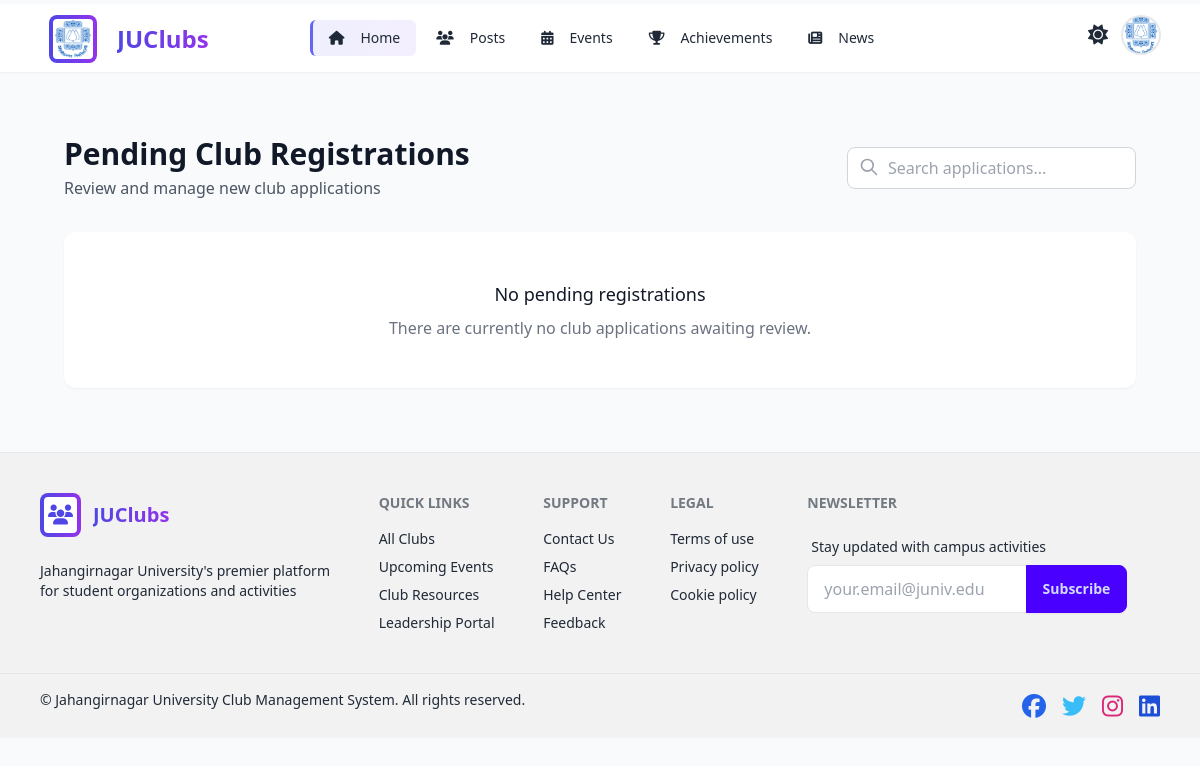
/admin-panel/pending-clubs/ (signed in), run on an earlier commit of the app's database.
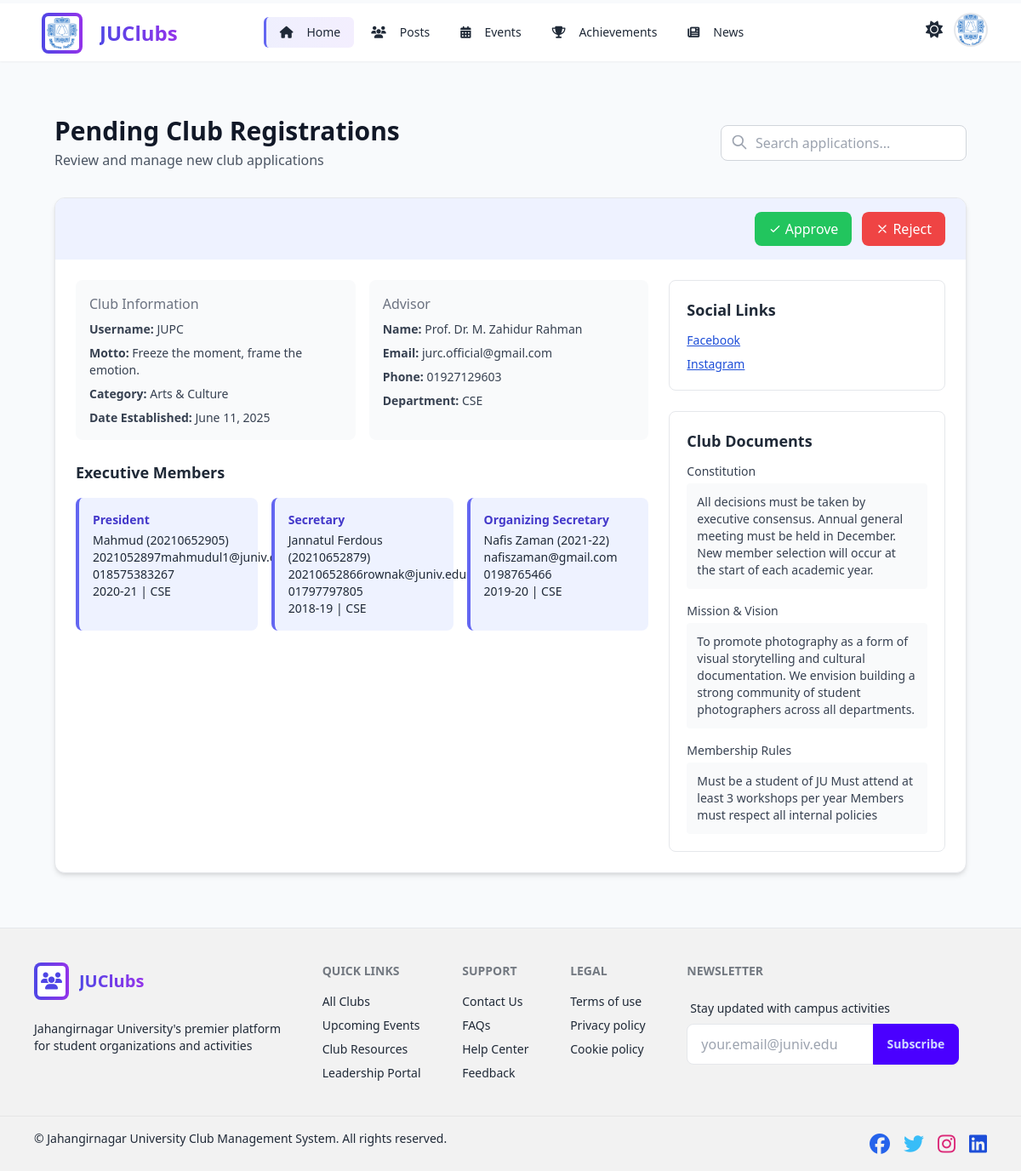
And on a later commit of the database.
### clubs/models.py (models this page shows, shortened)
class ClubRegistration(models.Model):
    club_username = models.CharField(max_length=150, unique=True)
    club_password = models.CharField(max_length=128)
    club_name = models.CharField(max_length=255)
    club_category = models.CharField(max_length=255)
    date_established = models.DateField()
    club_moto = models.CharField(max_length=255, blank=True)
    president_name = models.CharField(max_length=255)
    president_student_id = models.CharField(max_length=50)
    president_email = models.EmailField()
    president_phone = models.CharField(max_length=20)
    president_session = models.CharField(max_length=20)
    president_department = models.CharField(max_length=255)
    secretary_name = models.CharField(max_length=255)
    secretary_student_id = models.CharField(max_length=50)
    secretary_email = models.EmailField()
    secretary_phone = models.CharField(max_length=20)
    secretary_session = models.CharField(max_length=20)
    secretary_department = models.CharField(max_length=255)
    organizing_secretary_name = models.CharField(max_length=255)
    organizing_secretary_student_id = models.CharField(max_length=50)
    organizing_secretary_email = models.EmailField()
    organizing_secretary_phone = models.CharField(max_length=20)
    organizing_secretary_session = models.CharField(max_length=20)
    organizing_secretary_department = models.CharField(max_length=255)
    other_executive_members = models.TextField(blank=True)
    club_constitution = models.TextField(blank=True)
    mission_and_vision = models.TextField(blank=True)
    membership_rules = models.TextField(blank=True)
    advisor_name = models.CharField(max_length=255, blank=True)
    advisor_contact = models.CharField(max_length=255, blank=True)
    advisor_email = models.EmailField(blank=True, default='')
    advisor_department = models.CharField(max_length=255, blank=True, default='')
    facebook_link = models.URLField(blank=True)
    instagram_link = models.URLField(blank=True)
    linkedin_link = models.URLField(blank=True)
    youtube_link = models.URLField(blank=True)
    website_link = models.URLField(blank=True)
    is_approved = models.BooleanField(default=False)
    approved_club = models.OneToOneField('Club', null=True, blank=True, on_delete=models.SET_NULL)
    submitted_at = models.DateTimeField(auto_now_add=True)
    reviewed_at = models.DateTimeField(null=True, blank=True)

### admin_panel/views.py (the view)
# urls.py: path('pending-clubs/', pending_club_list_view, name='pending_list'),
@login_required(login_url='admin_panel:admin_login_view')
@user_passes_test(lambda u: u.is_superuser)
def pending_club_list_view(request):
    pending_clubs = ClubRegistration.objects.filter(is_approved=False)
    return render(request, 'admin_panel/pending_clubs.html', {'pending_clubs': pending_clubs})

### templates/admin_panel/pending_clubs.html (shortened to what this page needs)
{% extends 'base.html' %}
{% block content %}
<div class="max-w-7xl mx-auto px-4 sm:px-6 lg:px-8 py-8">
  <div class="flex justify-between items-center mb-8">
    <div>
      <h1 class="text-3xl font-bold text-gray-900">Pending Club Registrations</h1>
      <p class="mt-1 text-gray-600">Review and manage new club applications</p>
    </div>
    <div class="flex items-center space-x-2">
      <div class="relative">
        <input type="text" placeholder="Search applications..." class="pl-10 pr-4 py-2 rounded-lg border border-gray-300 focus:ring-2 focus:ring-indigo-500 focus:border-indigo-500">
        <svg class="w-5 h-5 absolute left-3 top-2.5 text-gray-400" fill="none" stroke="currentColor" viewBox="0 0 24 24">
          <path stroke-linecap="round" stroke-linejoin="round" stroke-width="2" d="M21 21l-6-6m2-5a7 7 0 11-14 0 7 7 0 0114 0z" />
        </svg>
      </div>
    </div>
  </div>
  {% if pending_clubs %}
  <div class="grid gap-6">
    {% for reg in pending_clubs %}
    <div class="bg-white rounded-xl shadow-md overflow-hidden border border-gray-200">
      <div class="bg-indigo-50 px-6 py-4 flex justify-end space-x-3">
        <a href="{% url 'admin_panel:approve_club' reg.id %}" class="px-4 py-2 bg-green-500 text-white rounded-lg hover:bg-green-600 transition flex items-center">
          <svg class="w-4 h-4 mr-1" fill="none" stroke="currentColor" viewBox="0 0 24 24">
            <path stroke-linecap="round" stroke-linejoin="round" stroke-width="2" d="M5 13l4 4L19 7" />
          </svg>
          Approve
        </a>
        <a href="#" class="px-4 py-2 bg-red-500 text-white rounded-lg hover:bg-red-600 transition flex items-center">
          <svg class="w-4 h-4 mr-1" fill="none" stroke="currentColor" viewBox="0 0 24 24">
            <path stroke-linecap="round" stroke-linejoin="round" stroke-width="2" d="M6 18L18 6M6 6l12 12" />
          </svg>
          Reject
        </a>
      </div>
      <div class="p-6 grid grid-cols-1 lg:grid-cols-3 gap-6">
        <div class="lg:col-span-2 space-y-6">
          <div class="grid grid-cols-1 md:grid-cols-2 gap-4">
            <div class="p-4 bg-gray-50 rounded-lg">
              <h4 class="font-medium text-gray-500 mb-2">Club Information</h4>
              <div class="space-y-2 text-sm text-gray-700">
                <p><strong>Username:</strong> {{ reg.club_username }}</p>
                <p><strong>Motto:</strong> {{ reg.club_moto }}</p>
                <p><strong>Category:</strong> {{ reg.club_category }}</p>
                <p><strong>Date Established:</strong> {{ reg.date_established }}</p>
              </div>
            </div>
            <div class="p-4 bg-gray-50 rounded-lg">
              <h4 class="font-medium text-gray-500 mb-2">Advisor</h4>
              <div class="space-y-2 text-sm text-gray-700">
                <p><strong>Name:</strong> {{ reg.advisor_name }}</p>
                <p><strong>Email:</strong> {{ reg.advisor_email }}</p>
                <p><strong>Phone:</strong> {{ reg.advisor_contact }}</p>
                <p><strong>Department:</strong> {{ reg.advisor_department }}</p>
              </div>
            </div>
          </div>
          <div>
            <h4 class="text-lg font-semibold text-gray-800 mb-4">Executive Members</h4>
            <div class="grid grid-cols-1 md:grid-cols-3 gap-4">
              <div class="bg-indigo-50 p-4 rounded-lg border-l-4 border-indigo-500 text-sm">
                <h5 class="font-bold text-indigo-700 mb-1">President</h5>
                <p>{{ reg.president_name }} ({{ reg.president_student_id }})</p>
                <p>{{ reg.president_email }}</p>
                <p>{{ reg.president_phone }}</p>
                <p>{{ reg.president_session }} | {{ reg.president_department }}</p>
              </div>
              <div class="bg-indigo-50 p-4 rounded-lg border-l-4 border-indigo-500 text-sm">
                <h5 class="font-bold text-indigo-700 mb-1">Secretary</h5>
                <p>{{ reg.secretary_name }} ({{ reg.secretary_student_id }})</p>
                <p>{{ reg.secretary_email }}</p>
                <p>{{ reg.secretary_phone }}</p>
                <p>{{ reg.secretary_session }} | {{ reg.secretary_department }}</p>
              </div>
              <div class="bg-indigo-50 p-4 rounded-lg border-l-4 border-indigo-500 text-sm">
                <h5 class="font-bold text-indigo-700 mb-1">Organizing Secretary</h5>
                <p>{{ reg.organizing_secretary_name }} ({{ reg.organizing_secretary_student_id }})</p>
                <p>{{ reg.organizing_secretary_email }}</p>
                <p>{{ reg.organizing_secretary_phone }}</p>
                <p>{{ reg.organizing_secretary_session }} | {{ reg.organizing_secretary_department }}</p>
              </div>
            </div>
          </div>
        </div>
        <div class="space-y-6">
          <div class="bg-white border border-gray-200 rounded-lg p-5">
            <h4 class="text-lg font-semibold text-gray-800 mb-3">Social Links</h4>
            <ul class="space-y-2 text-sm text-blue-700">
              {% if reg.facebook_link %}<li><a href="{{ reg.facebook_link }}" target="_blank" class="underline">Facebook</a></li>{% endif %}
              {% if reg.instagram_link %}<li><a href="{{ reg.instagram_link }}" target="_blank" class="underline">Instagram</a></li>{% endif %}
            </ul>
          </div>
          <div class="bg-white border border-gray-200 rounded-lg p-5">
            <h4 class="text-lg font-semibold text-gray-800 mb-3">Club Documents</h4>
            <div class="text-sm text-gray-700 space-y-4">
              <div>
                <h5 class="font-medium mb-1">Constitution</h5>
                <p class="bg-gray-50 p-3 rounded">{{ reg.club_constitution|truncatechars:200 }}</p>
              </div>
              <div>
                <h5 class="font-medium mb-1">Mission & Vision</h5>
                <p class="bg-gray-50 p-3 rounded">{{ reg.mission_and_vision|truncatechars:200 }}</p>
              </div>
              <div>
                <h5 class="font-medium mb-1">Membership Rules</h5>
                <p class="bg-gray-50 p-3 rounded">{{ reg.membership_rules|truncatechars:200 }}</p>
              </div>
            </div>
          </div>
        </div>
      </div>
    </div>
    {% endfor %}
  </div>
  {% else %}
  <div class="bg-white rounded-xl shadow-sm p-12 text-center">
    <h3 class="text-lg font-medium text-gray-900">No pending registrations</h3>
    <p class="mt-2 text-gray-500">There are currently no club applications awaiting review.</p>
  </div>
  {% endif %}
</div>
{% endblock %}

### templates/base.html (shortened to what this page needs)
{% load static %}
<!DOCTYPE html>
<html lang="en" data-theme="light">
<head>
  <link href="https://cdn.jsdelivr.net/npm/daisyui@4.4.20/dist/full.min.css" rel="stylesheet">
  <link rel="stylesheet" href="https://cdnjs.cloudflare.com/ajax/libs/font-awesome/6.5.1/css/all.min.css">
  <script src="https://cdn.tailwindcss.com"></script>
</head>
<body class="min-h-screen flex flex-col bg-slate-50 text-gray-800">
  <div class="drawer">
    <div class="drawer-content flex flex-col">
      <nav class="navbar bg-white shadow-sm px-4 lg:px-8 mt-1 animate-fade-in sticky top-0 z-40">
        <div class="navbar-start">
          <a href="{% url 'home' %}" class="btn btn-ghost text-2xl font-bold flex items-center">
            <div class="bg-gradient-to-r from-indigo-600 to-purple-600 p-1 rounded-lg mr-3">
              <img src="{% static 'images/logo-ju-small.png' %}" alt="JU Logo" class="w-10 h-10 rounded">
            </div>
            <span class="bg-clip-text text-transparent bg-gradient-to-r from-indigo-600 to-purple-600">JUClubs</span>
          </a>
        </div>
        <div class="navbar-center hidden lg:flex">
          <ul class="menu menu-horizontal px-1 gap-1">
            <li><a href="{% url 'home' %}" class="nav-link active-nav"><i class="fa-solid fa-house mr-2"></i>Home</a></li>
            <li><a href="{% url 'posts:list' %}" class="nav-link"><i class="fa-solid fa-users mr-2"></i>Posts</a></li>
            <li><a href="#" class="nav-link"><i class="fa-solid fa-calendar-days mr-2"></i>Events</a></li>
            <li><a href="#" class="nav-link"><i class="fa-solid fa-trophy mr-2"></i>Achievements</a></li>
            <li><a href="#" class="nav-link"><i class="fa-solid fa-newspaper mr-2"></i>News</a></li>
          </ul>
        </div>
        <div class="navbar-end space-x-4">
          {% if request.user.is_authenticated or logged_user or logged_club %}
            <div class="flex items-center space-x-3">
              <div class="tooltip tooltip-bottom" data-tip="Toggle theme">
                <label class="swap swap-rotate hover:scale-110 transition-transform">
                  <input type="checkbox" class="theme-controller" value="dark" />
                  <i class="fa-solid fa-sun swap-off text-xl"></i>
                </label>
              </div>
              <div class="dropdown dropdown-end">
                <div tabindex="0" class="btn btn-ghost btn-circle avatar tooltip tooltip-bottom profile-avatar"
                     data-tip="{% if request.user.is_superuser %}Admin{% elif logged_user %}{{ logged_user.full_name|default:logged_user.user_username }}{% elif logged_club %}{{ logged_club.name }}{% endif %}">
                  <div class="w-10 h-10 rounded-full bg-gray-200 border-2 border-dashed overflow-hidden flex items-center justify-center text-xl font-bold text-gray-600">
                    {% if request.user.is_superuser %}
                      <img src="{% static 'images/logo-ju-small.png' %}" alt="Admin Logo" class="object-cover w-full h-full" />
                    {% elif logged_user and logged_user.photo %}
                      <img src="{{ logged_user.photo.url }}" alt="{{ logged_user.full_name }}" class="object-cover w-full h-full" />
                    {% elif logged_user %}
                      {{ logged_user.full_name|default:logged_user.user_username|first|upper }}
                    {% elif logged_club and logged_club.logo %}
                      <img src="{{ logged_club.logo.url }}" alt="{{ logged_club.name }}" class="object-cover w-full h-full" />
                    {% elif logged_club %}
                      {{ logged_club.name|first|upper }}
                    {% endif %}
                  </div>
                </div>
              </div>
            </div>
          {% endif %}
        </div>
      </nav>
      <main class="flex-grow px-4 md:px-8 py-8 animate-fade-in">
         {% block content %}
         {% endblock %}
      </main>
      <footer class="footer p-10 bg-base-200 text-base-content border-t">
        <div>
          <div class="flex items-center mb-4">
            <div class="bg-gradient-to-r from-indigo-600 to-purple-600 p-1 rounded-lg mr-3">
              <div class="bg-white p-1 rounded">
                <i class="fa-solid fa-users text-indigo-600 text-xl"></i>
              </div>
            </div>
            <span class="text-xl font-bold bg-clip-text text-transparent bg-gradient-to-r from-indigo-600 to-purple-600">JUClubs</span>
          </div>
          <p class="max-w-xs">Jahangirnagar University's premier platform<br>for student organizations and activities</p>
        </div>
        <div>
          <span class="footer-title">Quick Links</span>
          <a  class="footer-links link link-hover">All Clubs</a>
          <a href="#events" class="footer-links link link-hover">Upcoming Events</a>
          <a class="footer-links link link-hover">Club Resources</a>
          <a class="footer-links link link-hover">Leadership Portal</a>
        </div>
        <div>
          <span class="footer-title">Support</span>
          <a class="footer-links link link-hover">Contact Us</a>
          <a class="footer-links link link-hover">FAQs</a>
          <a class="footer-links link link-hover">Help Center</a>
          <a class="footer-links link link-hover">Feedback</a>
        </div>
        <div>
          <span class="footer-title">Legal</span>
          <a class="footer-links link link-hover">Terms of use</a>
          <a class="footer-links link link-hover">Privacy policy</a>
          <a class="footer-links link link-hover">Cookie policy</a>
        </div>
        <div>
          <span class="footer-title">Newsletter</span>
          <div class="form-control w-80">
            <label class="label">
              <span class="label-text">Stay updated with campus activities</span>
            </label>
            <div class="relative">
              <input type="text" placeholder="your.email@juniv.edu" class="input input-bordered w-full pr-16 search-input" />
              <button class="btn btn-primary absolute top-0 right-0 rounded-l-none">Subscribe</button>
            </div>
          </div>
        </div>
      </footer>
      <footer class="footer px-10 py-4 border-t bg-base-200 text-base-content border-base-300">
        <div class="items-center grid-flow-col">
          <p>&copy; {{ now|date:"Y" }} Jahangirnagar University Club Management System. All rights reserved.</p>
        </div>
        <div class="md:place-self-center md:justify-self-end">
          <div class="grid grid-flow-col gap-4">
            <a><i class="fa-brands fa-facebook text-2xl text-blue-600"></i></a>
            <a><i class="fa-brands fa-twitter text-2xl text-sky-400"></i></a>
            <a><i class="fa-brands fa-instagram text-2xl text-pink-600"></i></a>
            <a><i class="fa-brands fa-linkedin text-2xl text-blue-700"></i></a>
          </div>
        </div>
      </footer>
    </div>
    <div class="drawer-side z-50">
      <label for="my-drawer" class="drawer-overlay"></label>
    </div>
  </div>
</body>
</html>

What changed in the data, as far as the page shows it:
added ClubRegistration: club_username "JUPC", club_moto "Freeze the moment, frame the emotion.", club_category "Arts & Culture", date_established "June 11, 2025", advisor_name "Prof. Dr. M. Zahidur Rahman", advisor_email "jurc.official@gmail.com", advisor_contact "01927129603", advisor_department "CSE", president_name "Mahmud", president_student_id "20210652905", president_email "2021052897mahmudul1@juniv.edu", president_phone "018575383267", president_session "2020-21", president_department "CSE", secretary_name "Jannatul Ferdous", secretary_student_id "20210652879", secretary_email "20210652866rownak@juniv.edu", secretary_phone "01797797805", secretary_session "2018-19", secretary_department "CSE", organizing_secretary_name "Nafis Zaman", organizing_secretary_student_id "2021-22", organizing_secretary_email "nafiszaman@gmail.com", organizing_secretary_phone "0198765466", organizing_secretary_session "2019-20", organizing_secretary_department "CSE", club_constitution "All decisions must be taken by executive consensus. Annual general meeting must be held in December. New member selection will occur at the start of each academic year.", mission_and_vision "To promote photography as a form of visual storytelling and cultural documentation. We envision building a strong community of student photographers across all departments.", membership_rules "Must be a student of JU Must attend at least 3 workshops per year Members must respect all internal policies"
Also different on the page:
text no longer shown: "No pending registrations There are currently no club applications awaiting review."
